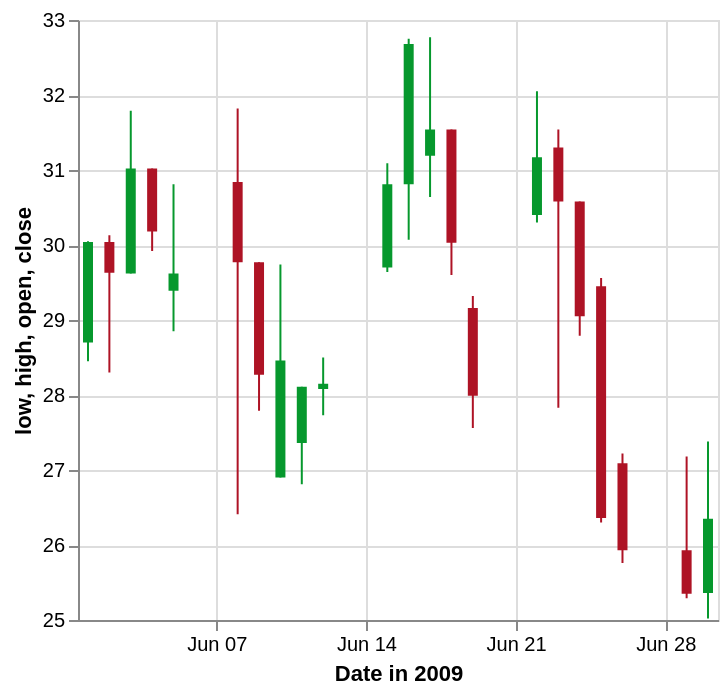

Express this chart as Vega-Lite.
### Vega-Lite specification from a JSON file in a GitHub repository (floating-point values rounded to 4 significant figures)
{"$schema": "https://vega.github.io/schema/vega-lite/v4.json", "width": 320, "description": "A candlestick chart inspired by an example in Protovis (http://mbostock.github.io/protovis/ex/candlestick.html)", "data": {"format": {"parse": {"date": "date:'%Y-%m-%d'"}}, "values": [{"date": "2009-06-01", "open": 28.7, "high": 30.05, "low": 28.45, "close": 30.04, "signal": "short", "ret": -4.894}, {"date": "2009-06-02", "open": 30.04, "high": 30.13, "low": 28.3, "close": 29.63, "signal": "short", "ret": -0.3226}, {"date": "2009-06-03", "open": 29.62, "high": 31.79, "low": 29.62, "close": 31.02, "signal": "short", "ret": 3.687}, {"date": "2009-06-04", "open": 31.02, "high": 31.02, "low": 29.92, "close": 30.18, "signal": "short", "ret": 4.51}, {"date": "2009-06-05", "open": 29.39, "high": 30.81, "low": 28.85, "close": 29.62, "signal": "short", "ret": 6.084}, {"date": "2009-06-08", "open": 30.84, "high": 31.82, "low": 26.41, "close": 29.77, "signal": "short", "ret": 1.254}, {"date": "2009-06-09", "open": 29.77, "high": 29.77, "low": 27.79, "close": 28.27, "signal": "short", "ret": -5.024}, {"date": "2009-06-10", "open": 26.9, "high": 29.74, "low": 26.9, "close": 28.46, "signal": "short", "ret": -5.466}, {"date": "2009-06-11", "open": 27.36, "high": 28.11, "low": 26.81, "close": 28.11, "signal": "short", "ret": -8.374}, {"date": "2009-06-12", "open": 28.08, "high": 28.5, "low": 27.73, "close": 28.15, "signal": "short", "ret": -5.528}, {"date": "2009-06-15", "open": 29.7, "high": 31.09, "low": 29.64, "close": 30.81, "signal": "long", "ret": 3.492}, {"date": "2009-06-16", "open": 30.81, "high": 32.75, "low": 30.07, "close": 32.68, "signal": "short", "ret": 0.155}, {"date": "2009-06-17", "open": 31.19, "high": 32.77, "low": 30.64, "close": 31.54, "signal": "short", "ret": 5.828}, {"date": "2009-06-18", "open": 31.54, "high": 31.54, "low": 29.6, "close": 30.03, "signal": "short", "ret": 8.176}, {"date": "2009-06-19", "open": 29.16, "high": 29.32, "low": 27.56, "close": 27.99, "signal": "short", "ret": 8.599}, {"date": "2009-06-22", "open": 30.4, "high": 32.05, "low": 30.3, "close": 31.17, "signal": "short", "ret": 15.49}, {"date": "2009-06-23", "open": 31.3, "high": 31.54, "low": 27.83, "close": 30.58, "signal": "short", "ret": 11.74}, {"date": "2009-06-24", "open": 30.58, "high": 30.58, "low": 28.79, "close": 29.05, "signal": "long", "ret": -10.42}, {"date": "2009-06-25", "open": 29.45, "high": 29.56, "low": 26.3, "close": 26.36, "signal": "long", "ret": 0}, {"date": "2009-06-26", "open": 27.09, "high": 27.22, "low": 25.76, "close": 25.93, "signal": "long", "ret": 0}, {"date": "2009-06-29", "open": 25.93, "high": 27.18, "low": 25.29, "close": 25.35, "signal": "long", "ret": 5.263}, {"date": "2009-06-30", "open": 25.36, "high": 27.38, "low": 25.02, "close": 26.35, "signal": "long", "ret": 6.738}]}, "layer": [{"mark": "rule", "encoding": {"x": {"field": "date", "type": "temporal", "title": "Date in 2009"}, "color": {"condition": {"test": "datum.open < datum.close", "value": "#06982d"}, "value": "#ae1325"}, "y": {"field": "low", "type": "quantitative", "scale": {"zero": false}}, "y2": {"field": "high"}}}, {"mark": "bar", "encoding": {"x": {"field": "date", "type": "temporal", "title": "Date in 2009"}, "color": {"condition": {"test": "datum.open < datum.close", "value": "#06982d"}, "value": "#ae1325"}, "y": {"field": "open", "type": "quantitative"}, "y2": {"field": "close"}, "size": {"value": 5}}}]}
